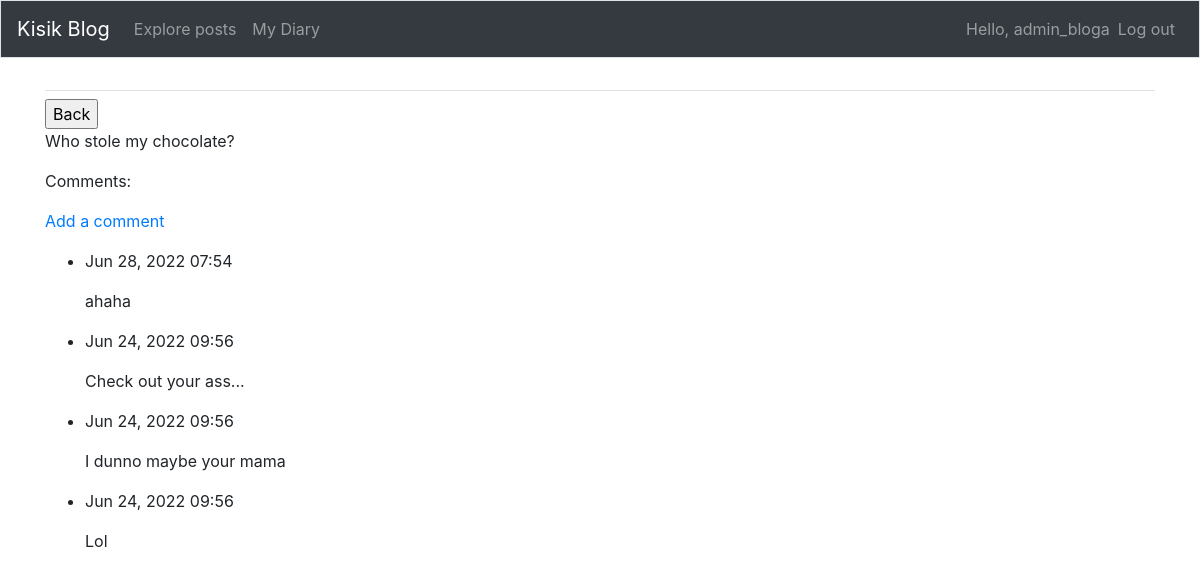
The page /posts/9/ (signed in) on the database its author committed.
### tweets/models.py (models this page shows, shortened)
class BlogPost(models.Model):
    title = models.CharField(max_length=150)
    text = models.TextField(max_length=1000)
    date_added = models.DateTimeField(auto_now_add=True)
    owner = models.ForeignKey(User, on_delete=models.CASCADE)

class BlogComments(models.Model):
    post = models.ForeignKey(BlogPost, on_delete=models.CASCADE)
    text = models.TextField(max_length=300)
    date_added = models.DateTimeField(auto_now_add=True)

### tweets/views.py (the view)
# urls.py: path('posts/<int:post_id>/', views.blog_com, name='blog_com'),
def blog_com(request, post_id):
    post = BlogPost.objects.get(id=post_id)
    comments = post.blogcomments_set.order_by('-date_added')
    context = {'post': post, 'comments': comments}
    return render(request, 'tweets/blog_com.html', context)

### tweets/templates/tweets/blog_com.html (shortened to what this page needs)
<!DOCTYPE html>
<html lang="en">
<head>
    {% extends "tweets/base.html" %}
{% block content %}
  <input type="button" onclick="history.back();" value="Back"/>
  <p>{{ post.title }}</p>
  <p>Comments:</p>
  <p>
      <a href="{% url 'tweets:new_com' post.id %}">Add a comment</a>
  </p>
  <ul>
      {% for com in comments %}
        <li>
            <p>{{ com.date_added|date:'M d, Y H:i' }}</p>
            <p>{{ com.text|linebreaks }}</p>
        </li>
      {% empty %}
        <li>No comments yet</li>
      {% endfor %}
  </ul>
{% endblock content %}

### tweets/templates/tweets/base.html (shortened to what this page needs)
{% load bootstrap4 %}
<!doctype html>
<html lang="en">
<head>
    {% bootstrap_css %}
</head>
<body>
  <nav class="navbar navbar-expand-md navbar-dark bg-dark mb-4 border">
    <a class="navbar-brand" href="{% url 'tweets:index' %}">Kisik Blog</a>
    <div class="collapse navbar-collapse" id="navbarCollapse">
      <ul class="navbar-nav mr-auto">
        <li class="nav-item">
          <a class="nav-link" href="{% url 'tweets:posts' %}">
              Explore posts</a></li>
        <li class="nav-item">
            <a class="nav-link" href="{% url 'tweets:my_diary' %}">My Diary</a></li>
      </ul>
      <ul class="navbar-nav ml-auto">
        {% if user.is_authenticated %}
          <li class="nav-item">
              <span class="navbar-text">Hello, {{ user.username }}</span>
          </li>
          <li class="nav-item">
              <a class="nav-link" href="{% url 'users:logout' %}">Log out</a>
          </li>
        {% endif %}
      </ul>
    </div>
  </nav>
  <main role="main" class="container">
    <div class="pb-2 mb-2 border-bottom">
    </div>
    <div>
      {% block content %}{% endblock content %}
    </div>
  </main>
</body>
</html>

### rows shown on the page
BlogPost: title "Who stole my chocolate?"
BlogComments: date_added "Jun 28, 2022 07:54", text "ahaha"
BlogComments: date_added "Jun 24, 2022 09:56", text "Check out your ass..."
BlogComments: date_added "Jun 24, 2022 09:56", text "I dunno maybe your mama"
BlogComments: date_added "Jun 24, 2022 09:56", text "Lol"

### other values the page prints
{{ user.username }} "admin_bloga"
